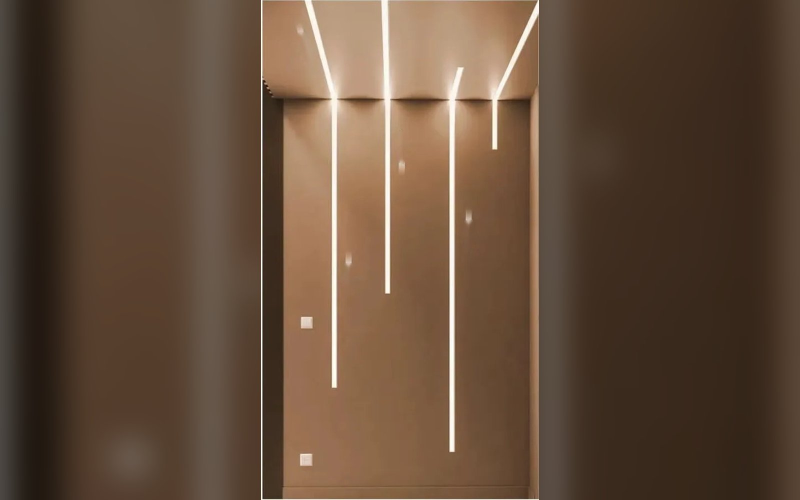
#> input picture running-light-strip/m/rl-interior-corridor-3000k.jpg, 1600 x 1000 px, found by its file name (shown at 1/2 size)
$ python -i build_batch4.py   (imports and definitions only)
#> lines starting #> are read from the running program, lines starting #| are printed output that depends on the picture
#> in img, im is the input picture: PIL image 1600x1000 RGB; mean R, G, B 99.6, 76.7, 58.3
### tools/social-kit/kit.py
"""Avente Hub social kit v2 (business-card look) — rebuilt Oct 17 for batch 3 (p19-p33)."""
import os, subprocess
from PIL import Image, ImageDraw, ImageFont, ImageFilter

S = os.path.dirname(os.path.abspath(__file__))
REPO = '/home/claude/aventehub-site'
F = S + '/fonts/'
BG = (61, 52, 45)
GOLD = (196, 160, 72)          # frame line
CHAMP = (232, 205, 140)        # title gold
CREAM = (236, 228, 214)
SUBGOLD = (214, 186, 120)


def font(name, size):
    return ImageFont.truetype(F + name, size)


# [6 lines left out: function spaced, not called in this run]


def spaced_len(d, text, fnt, tracking):
    return sum(d.textlength(c, font=fnt) + tracking for c in text) - tracking


# ---------- clean template from the min-composite of the approved posts ----------
# [24 lines left out: function template, not called in this run]


_T = None


# [5 lines left out: function tmpl, not called in this run]


def cover_crop(img, w, h, focus=(0.5, 0.5)):
#> called with w = 840, h = 690, focus = (0.5, 0.5)
    iw, ih = img.size
#> iw = 1600; ih = 1000
    s = max(w / iw, h / ih)
#> s = 0.69
    nw, nh = int(iw * s + 0.5), int(ih * s + 0.5)
#> nw = 1104; nh = 690
    img = img.resize((nw, nh), Image.LANCZOS)
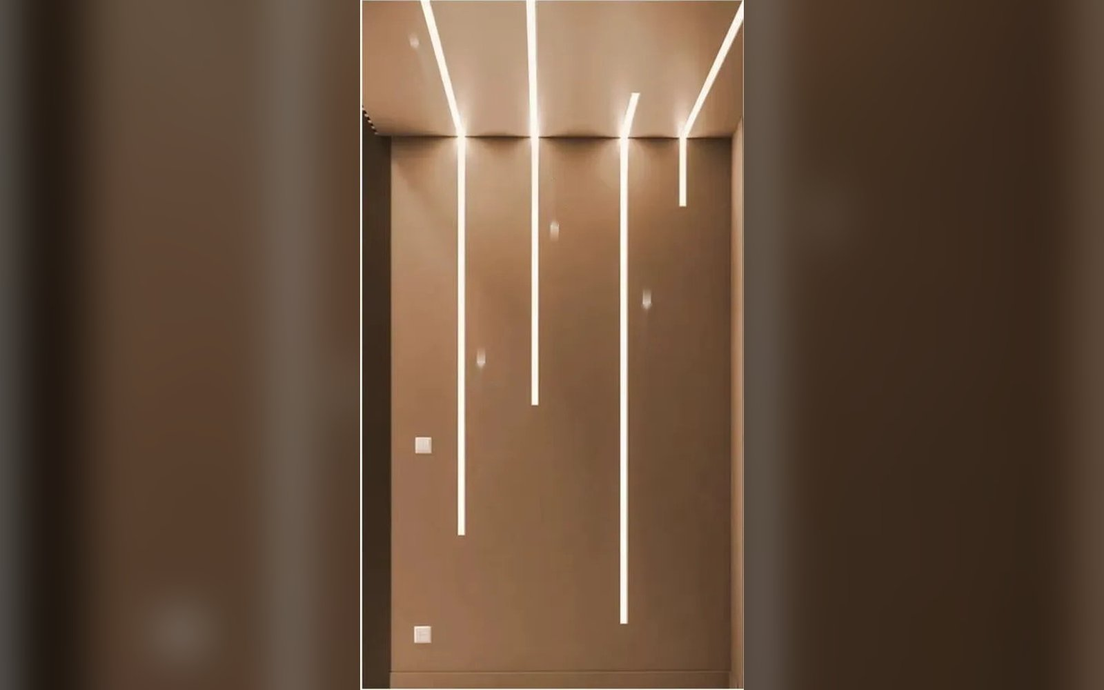
#> img: PIL image 1104x690 RGB; mean R, G, B 99.6, 76.7, 58.3
    x = int((nw - w) * focus[0])
#> x = 132
    y = int((nh - h) * focus[1])
#> y = 0
    return img.crop((x, y, x + w, y + h))
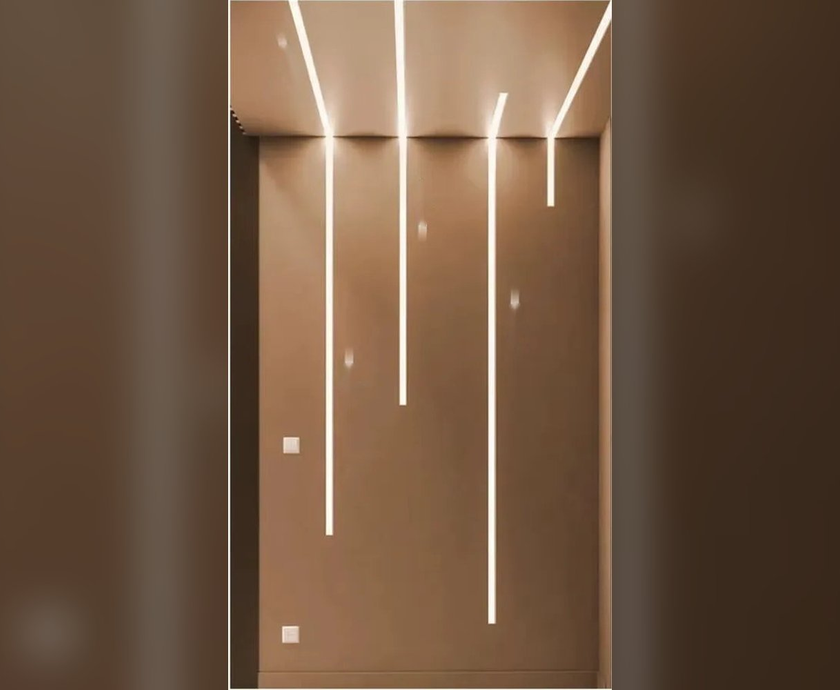
#> returned value: PIL image 840x690 RGB; mean R, G, B 111.5, 86.2, 65.9


# [44 lines left out: functions chip, slide, cover, not called in this run]


# ---------- reels ----------
def header_vertical(d, cat_line):
    logo = Image.open(REPO + '/assets/avh-mark.png').convert('RGBA')
    return logo


def reel_frame_base():
    c = Image.new('RGB', (1080, 1920), (30, 20, 12))
    return c


LOGO = None


# [43 lines left out: functions logo, reel_chrome, end_card, not called in this run]


# The one brand track "Midnight Glow Delight" (StockTune, decided Oct 7; Max Oct 18: never a supplier's audio).
# Read from our own A-34 Story video (52 s, the track from 0 s); the licensed file itself is not stored in this public repo.
BRAND_TRACK_SRC = 'aluminum-baseboards/m/Aventehub-Wood-Grain-Baseboard-AVH-A-34-Story.mp4'
MUSIC_OFFSET = 0.0  # seconds into the brand track


# [81 lines left out: functions music, photo_reel, video_reel, not called in this run]

### tools/social-kit/build_batch4.py
"""Batch 4: p34-p48 (Tue Oct 27 - Sat Oct 31), 9:00 carousel · 12:00 reel · 18:00 carousel."""
import json, os, sys
from PIL import Image, ImageFilter
sys.path.insert(0, os.path.dirname(os.path.abspath(__file__)))
import kit

R = kit.REPO
OUT = R + '/social/media/'

CTA_IG = ("💬 Comment SAMPLE and we bring the sample board to your office or site.\n"
          "Or WhatsApp +1 813-377-8225 · link in bio.\n📍 Vaughan · Toronto · GTA")
CTA_FB = "💬 Comment SAMPLE and we bring the sample board to you, or book a visit:\nhttps://www.aventehub.com/meet/?from=fb"

LP, DP = 'The lighting pack', 'The door pack'


def img(path, fit='cover', focus=(0.5, 0.5)):
    im = Image.open(R + '/' + path).convert('RGB')
    if fit == 'cover':
        return kit.cover_crop(im, 840, 690, focus)
    bg = kit.cover_crop(im, 840, 690).filter(ImageFilter.GaussianBlur(28))
    bg = Image.eval(bg, lambda v: int(v * 0.55))
    im.thumbnail((840, 690), Image.LANCZOS)
    bg.paste(im, ((840 - im.width) // 2, (690 - im.height) // 2))
    return bg


# (id, slot, kind, title, body_ig, hashtags, slides|reel spec)
POSTS = [
 dict(id='p34', planned='2026-10-27 09:00', kind='carousel', title='One line of light.',
      body="One line of light.\nRunning-light LED strips draw a single line through a corridor or along a living-room wall. Room ideas for your next model suite.",
      tags='#LEDStrip #LightingDesign #ModelSuite #TorontoBuilders #GTADevelopers #ModernInteriors #AventeHub',
      slides=[('running-light-strip/m/rl-interior-corridor-3000k.jpg', 'cover', (0.5, 0.5), LP, 'Running Light', 'CORRIDOR', 'One line of light.'),
              ('running-light-strip/m/rl-interior-living-wall-lines.jpg', 'cover', (0.5, 0.5), LP, 'Running Light', 'LIVING ROOM', 'Lines that draw the wall.'),
              ('running-light-strip/m/rl-strip-pixel-reel.jpg', 'contain', None, LP, 'Running Light', 'THE STRIP', 'Flexible, slim, ready to bend.')]),
 dict(id='p35', planned='2026-10-27 12:00', kind='reel', title='Light inside the baseboard.',
      body="Light inside the baseboard.\nAVH-A-7 LED baseboard: the strip sits inside the aluminum profile, so the room gets a soft glow along the floor and a clean line on the wall.",
      tags='#LEDBaseboard #Baseboards #LightingDesign #TorontoBuilders #LuxuryInteriors #NewHomes',
      reel=dict(type='video', src='led-baseboards/m/Aventehub-LED-Baseboard-AVH-A-7-Story.mp4', seg=(0.0, 16.6), speed=1.52,
                line='Light inside the baseboard.', cover=('led-baseboards/m/a7-room.jpg', 'LED Baseboard', 'AVH-A-7', 'Light inside the baseboard.', LP))),
 dict(id='p36', planned='2026-10-27 18:00', kind='carousel', title='Warm or cool?',
      body="Warm or cool? 💡\nSame corridor, two colour temperatures. For your next model suite: warm 3000K (1) or neutral 4000K (2)?\nComment 1 or 2. We read every answer.",
      tags='#LightingDesign #ColourTemperature #ModelSuite #TorontoBuilders #GTADevelopers #InteriorDesignToronto',
      slides=[('running-light-strip/m/rl-interior-corridor-3000k.jpg', 'cover', (0.5, 0.5), LP, '1 · Warm', '3000K', 'Soft and welcoming.'),
              ('running-light-strip/m/rl-interior-corridor-4000k.jpg', 'cover', (0.5, 0.5), LP, '2 · Neutral', '4000K', 'Crisp and bright.')]),
 dict(id='p37', planned='2026-10-28 09:00', kind='carousel', title='Slim track, quiet ceiling.',
      body="Slim track, quiet ceiling.\nA slim magnetic track sits flush in the ceiling: spots and linear lights click on where the room needs them, and the ceiling stays clean.",
      tags='#MagneticTrackLighting #TrackLighting #MinimalDesign #TorontoBuilders #ModernHomes #LightingDesign #AventeHub',
      slides=[('magnetic-track-lighting/m/mt-slim-render-ceiling.jpg', 'cover', (0.5, 0.5), LP, 'Slim Magnetic Track', 'THE CEILING', 'A quiet line overhead.'),
              ('magnetic-track-lighting/m/mt-slim-render-corner.jpg', 'cover', (0.5, 0.5), LP, 'Slim Magnetic Track', 'THE CORNER', 'Turns with the room.'),
              ('magnetic-track-lighting/m/mt-slim-render-window.jpg', 'cover', (0.5, 0.5), LP, 'Slim Magnetic Track', 'BY THE WINDOW', 'Light where the day ends.'),
              ('magnetic-track-lighting/m/mt-slim-family.jpg', 'contain', None, LP, 'Slim Magnetic Track', 'THE FAMILY', 'Spots, lines and grilles.')]),
 dict(id='p38', planned='2026-10-28 12:00', kind='reel', title='Flush to the wall.',
      body="Flush to the wall.\nAVH-A-33 aluminum baseboard: a slim profile that clips on and sits close to the wall, in modern colours.",
      tags='#AluminumBaseboard #Baseboards #MinimalDesign #TorontoBuilders #CustomHomesToronto #DesignDetails',
      reel=dict(type='video', src='aluminum-baseboards/m/Aventehub-Aluminum-Baseboard-AVH-A-33-Story.mp4', seg=(0.0, 14.9), speed=1.37,
                line='Flush to the wall.', cover=('aluminum-baseboards/m/a33-profile.jpg', 'Aluminum Baseboard', 'AVH-A-33', 'Flush to the wall.', 'Baseboards'))),
 dict(id='p39', planned='2026-10-28 18:00', kind='carousel', title='Pick a finish.',
      body="Pick a finish. ✨\nAVH-A-5 aluminum baseboard: black (1), brass (2), rose gold (3) or warm white (4)?\nComment a number. We read every answer.",
      tags='#AluminumBaseboard #Finishes #InteriorDesignToronto #TorontoBuilders #CustomHomesToronto #LuxuryInteriors #AventeHub',
      slides=[('aluminum-baseboards/m/a5-black.jpg', 'contain', None, 'Baseboards', '1 · Black', 'AVH-A-5', 'Bold and graphic.'),
              ('aluminum-baseboards/m/a5-brass.jpg', 'contain', None, 'Baseboards', '2 · Brass', 'AVH-A-5', 'Warm and rich.'),
              ('aluminum-baseboards/m/a5-rosegold.jpg', 'contain', None, 'Baseboards', '3 · Rose Gold', 'AVH-A-5', 'Soft and luxurious.'),
              ('aluminum-baseboards/m/a5-warmwhite.jpg', 'contain', None, 'Baseboards', '4 · Warm White', 'AVH-A-5', 'Calm and clean.')]),
 dict(id='p40', planned='2026-10-29 09:00', kind='carousel', title='Light the facade.',
      body="Light the facade.\nLED neon flex traces the lines of a house, an entrance canopy or a curved office front. The building reads at night, the way buyers first see it.",
      tags='#LEDNeon #FacadeLighting #ArchitecturalLighting #TorontoBuilders #GTADevelopers #ExteriorDesign #AventeHub',
      slides=[('led-neon-flex/m/nf-facade-house-lines.jpg', 'cover', (0.5, 0.5), LP, 'LED Neon Flex', 'THE HOUSE', 'Lines that read at night.'),
              ('led-neon-flex/m/nf-facade-entrance-canopy.jpg', 'cover', (0.5, 0.5), LP, 'LED Neon Flex', 'THE ENTRANCE', 'A welcome in light.'),
              ('led-neon-flex/m/nf-facade-curved-office.jpg', 'cover', (0.5, 0.5), LP, 'LED Neon Flex', 'THE CURVE', 'Bends with the building.'),
              ('led-neon-flex/m/nf-facade-house-pool-reflection.jpg', 'cover', (0.5, 0.5), LP, 'LED Neon Flex', 'THE POOL', 'Twice the line.')]),
 dict(id='p41', planned='2026-10-29 12:00', kind='reel', title='Lines after dark.',
      body="Lines after dark.\nLED neon flex on a house, an entrance and a curved front: continuous lines of light that follow the architecture.",
      tags='#LEDNeon #FacadeLighting #ArchitecturalLighting #TorontoBuilders #LuxuryHomes #NightDesign',
      reel=dict(type='photos', pack=LP, cat='LED neon flex · facade', line='Lines after dark.',
                photos=[('led-neon-flex/m/nf-facade-house-lines.jpg', (0.5, 0.5)), ('led-neon-flex/m/nf-facade-entrance-canopy.jpg', (0.5, 0.5)),
                        ('led-neon-flex/m/nf-facade-curved-office.jpg', (0.5, 0.5)), ('led-neon-flex/m/nf-facade-house-pool-reflection.jpg', (0.5, 0.5))],
                cover=('led-neon-flex/m/nf-facade-house-pool-reflection.jpg', 'LED Neon Flex', 'FACADE', 'Lines after dark.', LP))),
 dict(id='p42', planned='2026-10-29 18:00', kind='carousel', title='The crown, up close.',
      body="The crown, up close.\nLED crown moulding profiles from our Lighting pack: a clean section, a hidden strip and a soft wash on the ceiling.",
      tags='#LEDCrownMoulding #CrownMoulding #CeilingDesign #TorontoBuilders #LuxuryInteriors #DesignDetails #AventeHub',
      slides=[('led-crown-moulding/m/hg22-room.jpg', 'cover', (0.5, 0.5), LP, 'LED Crown Moulding', 'AVH-HG22', 'A soft wash on the ceiling.'),
              ('led-crown-moulding/m/hg23a-line.jpg', 'cover', (0.5, 0.5), LP, 'LED Crown Moulding', 'AVH-HG23A', 'One clean line.'),
              ('led-crown-moulding/m/hg17-studio.jpg', 'cover', (0.5, 0.5), LP, 'LED Crown Moulding', 'AVH-HG17', 'A clean section, ready for light.')]),
 dict(id='p43', planned='2026-10-30 09:00', kind='carousel', title='Four ways to light a living room.',
      body="Four ways to light a living room.\nCrown, cove, wall lines or track: the Lighting pack gives each room its own glow. Room ideas for your next model home.",
      tags='#LivingRoomDesign #LightingDesign #ModelHome #TorontoBuilders #GTADevelopers #LuxuryInteriors #AventeHub',
      slides=[('led-strips/m/crown-cove.jpg', 'cover', (0.5, 0.5), LP, 'Living Room', 'CROWN', 'Light that traces the room.'),
              ('led-strips/m/living-cove.jpg', 'cover', (0.5, 0.5), LP, 'Living Room', 'COVE', 'A glow from above.'),
              ('led-neon-flex/m/nf-interior-living-room-lines.jpg', 'cover', (0.5, 0.5), LP, 'Living Room', 'WALL LINES', 'Lines that draw the space.'),
              ('magnetic-track-lighting/m/mt-rec-living-fireplace.jpg', 'cover', (0.5, 0.5), LP, 'Living Room', 'TRACK', 'Spots on the fireplace.')]),
 dict(id='p44', planned='2026-10-30 12:00', kind='reel', title='The ceiling, lit.',
      body="The ceiling, lit.\nAVH-HG23 LED crown moulding: the profile, the strip and the glow, from section to finished room.",
      tags='#LEDCrownMoulding #CrownMoulding #LightingDesign #TorontoBuilders #NewHomes #ModernInteriors',
      reel=dict(type='video', src='led-crown-moulding/m/Aventehub-LED-Crown-Moulding-AVH-HG23-Story.mp4', seg=(0.0, 23.2), speed=2.13,
                line='The ceiling, lit.', cover=('led-crown-moulding/m/hg23-room.jpg', 'LED Crown Moulding', 'AVH-HG23', 'The ceiling, lit.', LP))),
 dict(id='p45', planned='2026-10-30 18:00', kind='carousel', title='Which baseboard?',
      body="Which baseboard? 🏡\nFor your next project: aluminum (1), wood grain (2) or LED (3)?\nComment 1, 2 or 3. We read every answer.",
      tags='#Baseboards #AluminumBaseboard #LEDBaseboard #TorontoBuilders #CustomHomesToronto #InteriorDesignToronto #AventeHub',
      slides=[('aluminum-baseboards/m/a5-six.jpg', 'contain', None, 'Baseboards', '1 · Aluminum', 'AVH-A-5', 'Slim, modern, many colours.'),
              ('aluminum-baseboards/m/a34-woods.jpg', 'contain', None, DP, '2 · Wood Grain', 'AVH-A-34', 'Matches the doors.'),
              ('led-baseboards/m/a7-lit.jpg', 'contain', None, LP, '3 · LED', 'AVH-A-7', 'A glow along the floor.')]),
 dict(id='p46', planned='2026-10-31 09:00', kind='carousel', title='Light for the gallery wall.',
      body="Light for the gallery wall.\nPendants, grille spots and linear lights on one magnetic track: art, shelves and dining tables each get the light they need.",
      tags='#MagneticTrackLighting #GalleryLighting #LightingDesign #TorontoBuilders #LuxuryHomes #InteriorArchitecture #AventeHub',
      slides=[('magnetic-track-lighting/m/mt-rec-gallery-pendants.jpg', 'cover', (0.5, 0.5), LP, 'Magnetic Track', 'PENDANTS', 'Light that hangs just right.'),
              ('magnetic-track-lighting/m/mt-slim-gallery-room.jpg', 'cover', (0.5, 0.5), LP, 'Magnetic Track', 'GALLERY', 'Spots on the art.'),
              ('magnetic-track-lighting/m/mt-rec-grille-spot-detail.jpg', 'cover', (0.5, 0.5), LP, 'Magnetic Track', 'GRILLE SPOTS', 'Aim each light.'),
              ('magnetic-track-lighting/m/mt-rec-linear-detail.jpg', 'cover', (0.5, 0.5), LP, 'Magnetic Track', 'LINEAR', 'An even line of light.')]),
 dict(id='p47', planned='2026-10-31 12:00', kind='reel', title='Wood look. Aluminum inside.',
      body="Wood look. Aluminum inside.\nAVH-A-34 wood-grain baseboard: the warmth of wood on a clip-on aluminum profile, in grains that match our WPC doors.",
      tags='#WoodGrainBaseboard #AluminumBaseboard #Baseboards #TorontoBuilders #NewBuild #DesignDetails',
      reel=dict(type='video', src='aluminum-baseboards/m/Aventehub-Wood-Grain-Baseboard-AVH-A-34-Story.mp4', seg=(0.0, 37.0), speed=3.4,
                line='Wood look. Aluminum inside.', cover=('aluminum-baseboards/m/a34-woods.jpg', 'Wood-Grain Baseboard', 'AVH-A-34', 'Wood look. Aluminum inside.', DP))),
 dict(id='p48', planned='2026-10-31 18:00', kind='carousel', title='See it in your hands.',
      body="See it in your hands.\nDoors, baseboards and light profiles on one sample board. We bring it to your office or site anywhere in the GTA.",
      tags='#SampleBoard #Developers #HomeBuilders #TorontoBuilders #GTADevelopers #NewBuild #AventeHub',
      slides=[('door-pack/m/door-trio.jpg', 'contain', None, DP, 'The Sample Board', 'DOORS', 'Three grains, side by side.'),
              ('door-pack/m/bb-nine-grains.jpg', 'contain', None, DP, 'The Sample Board', 'BASEBOARDS', 'Feel the finish.'),
              ('media/pack-lighting.jpg', 'cover', (0.5, 0.5), LP, 'The Sample Board', 'LIGHT PROFILES', 'See the glow up close.'),
              ('media/door-pack-hero.jpg', 'cover', (0.5, 0.5), 'Avente Hub', 'See It in Your Hands', 'BOOK A VISIT', 'We come to your office or site.')]),
]

def caption_fb(p):
    first = p['body'].split('\n')
    return ' '.join(first).replace('  ', ' ') + '\n' + CTA_FB


def build(only=None):
    kit.end_card()
    entries = []
    for p in POSTS:
        if only and p['id'] not in only:
            continue
        pid = p['id']
        e = dict(id=pid, title=p['title'], kind=p['kind'], platforms=['fb', 'ig'],
                 planned=p['planned'] + ' America/Toronto')
        if p['kind'] == 'carousel':
            media = []
            for i, (path, fit, foc, chipt, title, sub, line) in enumerate(p['slides'], 1):
                ph = img(path, fit, foc or (0.5, 0.5))
                kit.slide(None, chipt, title, sub, line, photo_img=ph, out=f'{OUT}{pid}-{i}.jpg')
                media.append(f'/social/media/{pid}-{i}.jpg')
            e['media'] = media
        else:
            r = p['reel']
            out = f'{OUT}{pid}-reel.mp4'
            if r['type'] == 'video':
                kit.video_reel(r['src'], r['seg'], r['speed'], r['line'], out)
            else:
                kit.photo_reel(r['photos'], r['pack'], r['cat'], r['line'], out)
            cp, ct, cs, cl, cc = r['cover']
            s = kit.slide(None, cc, ct, cs.upper(), cl, photo_img=img(cp, 'cover'))
            kit.cover(s, f'{OUT}{pid}-cover.jpg')
            e['media'] = [f'/social/media/{pid}-reel.mp4']
            e['cover'] = f'/social/media/{pid}-cover.jpg'
        e['caption_ig'] = p['body'] + '\n' + CTA_IG + '\n\n' + p['tags']
        e['caption_fb'] = caption_fb(p)
        entries.append(e)
    return entries


# [5 lines not run here, left out]

>>> result = img('../../running-light-strip/m/rl-interior-corridor-3000k.jpg')

$ run again, on running-light-strip/m/rl-interior-living-wall-lines-app.jpg
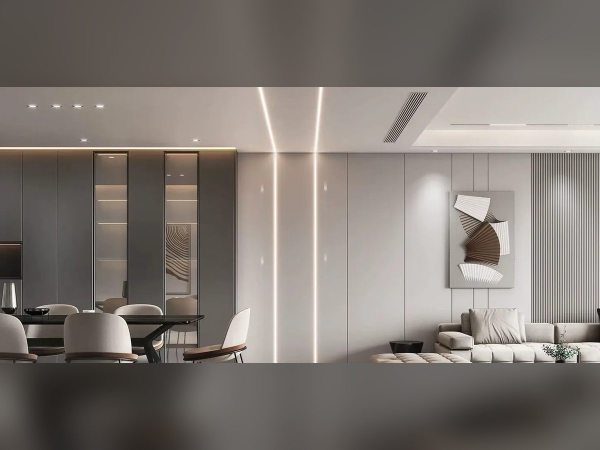
#> input picture running-light-strip/m/rl-interior-living-wall-lines-app.jpg, 1200 x 900 px, found by its file name (shown at 1/2 size)
#> in img, im is the input picture: PIL image 1200x900 RGB; mean R, G, B 127.2, 120.2, 114.6
#> in cover_crop, `img = img.resize((nw, nh), Image.LANCZOS)`:
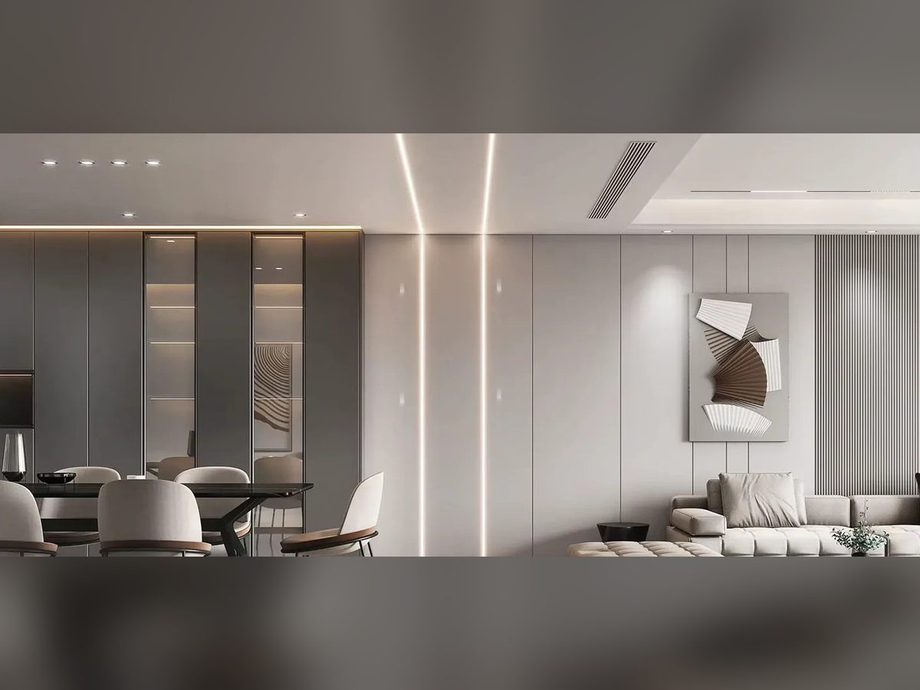
#> img: PIL image 920x690 RGB; mean R, G, B 127.2, 120.2, 114.6
#> in cover_crop, `return img.crop((x, y, x + w, y + h))`:
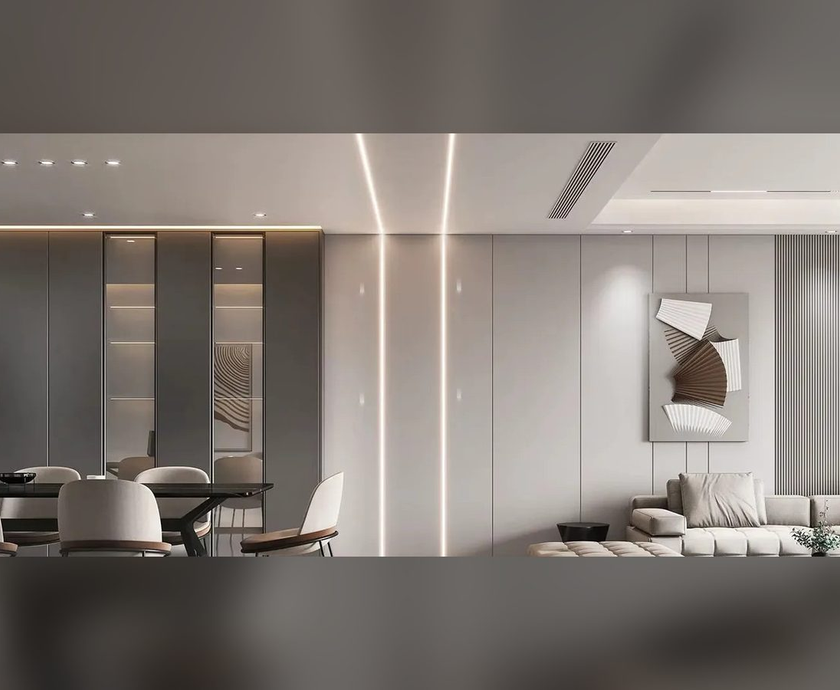
#> returned value: PIL image 840x690 RGB; mean R, G, B 128.1, 120.9, 115.3
